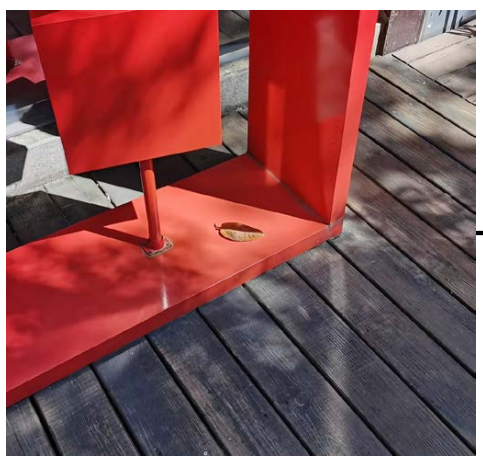
#> input picture picture.png, 483 x 467 px
$ python -i whitespace.py   (imports and definitions only)   (older library calls are emulated)
#> lines starting #> are read from the running program, lines starting #| are printed output that depends on the picture; after the words box and inside, x2 and y2 are one past the last pixel; in counts of white or black regions, pixels touching at a corner belong together
#> further down, picture is the input picture: shape (467, 483, 3); mean B, G, R 81.3, 79.8, 134.9
"""
留白合理性规则（裁剪图版本）
原理：主体区域占整幅图像的面积比例是否合适
       理想的主体面积占比约为 25% ~ 60%
"""

import cv2
import numpy as np
from typing import Tuple, Optional


def compute_whitespace_score(image: np.ndarray, bbox: Optional[Tuple[int, int, int, int]] = None) -> float:
    """
    计算裁剪图的留白合理性得分（基于图片本身）

    Args:
        image: 裁剪后的图片 (H, W, 3) BGR格式
        bbox: 保留参数兼容性，实际不使用

    Returns:
        留白得分，范围 0~1
    """
    # 转换为灰度图
    gray = cv2.cvtColor(image, cv2.COLOR_BGR2GRAY)
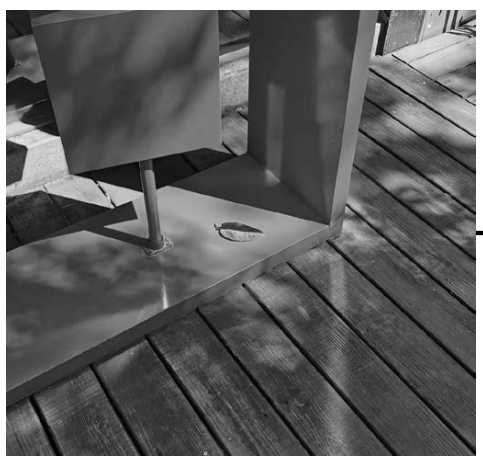
#> gray: shape (467, 483); min 0, max 255, mean 96.4

    # 方法1：Otsu自适应阈值检测主体区域
    _, binary = cv2.threshold(gray, 0, 255, cv2.THRESH_BINARY + cv2.THRESH_OTSU)
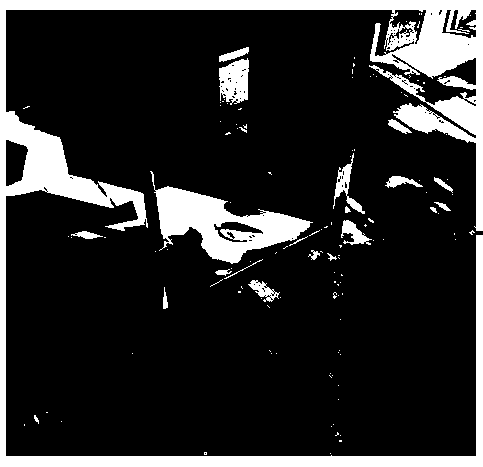
#> binary: shape (467, 483); 16.6% white; 127 white regions (106 under 20 px), largest, box (x1, y1, x2, y2) and area: (0, 0, 483, 467) 28113, (150, 171, 313, 264) 5642, (219, 58, 249, 105) 1026
    subject_area_otsu = (binary > 0).sum() / binary.size
#> subject_area_otsu = 0.166

    # 方法2：边缘密度作为补充
    edges = cv2.Canny(gray, 50, 150)
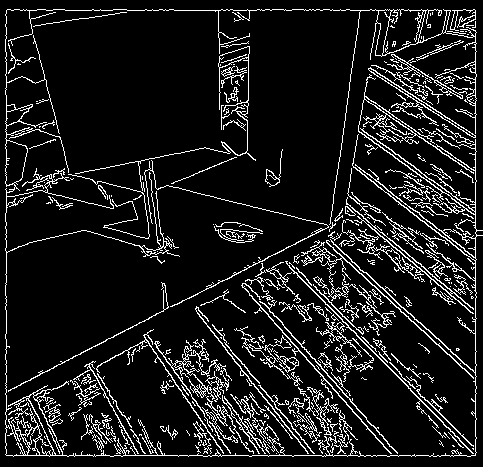
#> edges: shape (467, 483); 10.8% white in thin lines or dots
    edge_density = (edges > 0).sum() / edges.size
#> edge_density = 0.108

    # 方法3：梯度密度
    grad_x = cv2.Sobel(gray, cv2.CV_64F, 1, 0, ksize=3)
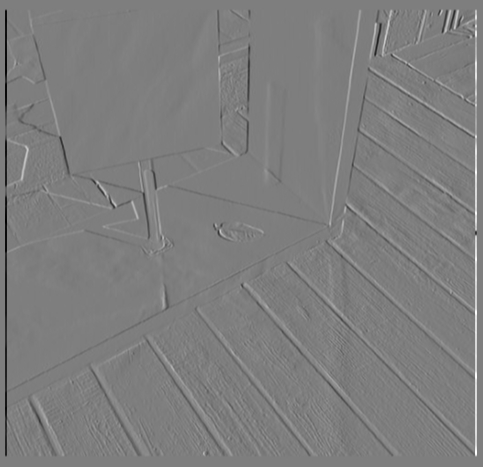
#> grad_x: shape (467, 483) float64; min -991, max 1009, mean 0; drawn with min black and max white
    grad_y = cv2.Sobel(gray, cv2.CV_64F, 0, 1, ksize=3)
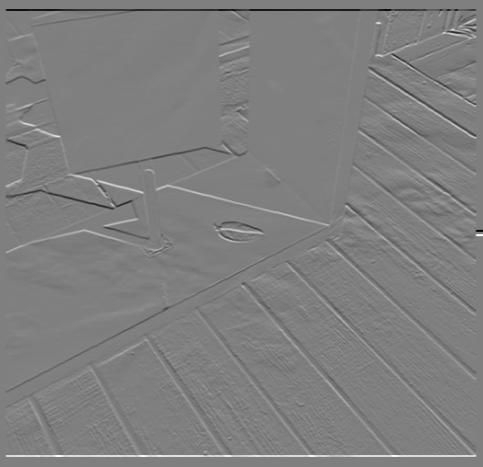
#> grad_y: shape (467, 483) float64; min -1020, max 1020, mean 0; drawn with min black and max white
    grad_magnitude = np.sqrt(grad_x**2 + grad_y**2)
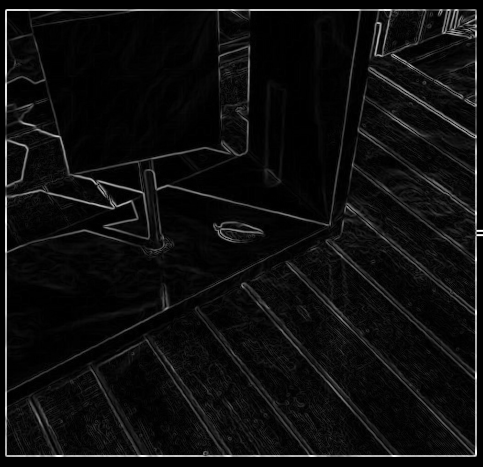
#> grad_magnitude: shape (467, 483) float64; min 0, max 1020, mean 56.6; drawn with min black and max white
    grad_magnitude = grad_magnitude / (grad_magnitude.max() + 1e-6)
    grad_density = (grad_magnitude > 0.1).sum() / grad_magnitude.size
#> grad_density = 0.121

    # 综合主体面积估计
    subject_ratio = (
        0.4 * subject_area_otsu +
        0.3 * edge_density * 2 +
        0.3 * grad_density
    )
#> subject_ratio = 0.167
    subject_ratio = min(subject_ratio, 1.0)

    # 理想主体占比范围：25% ~ 60%
    ideal_min = 0.25
    ideal_max = 0.60

    if subject_ratio < ideal_min:
        # 主体太小，留白过多
        score = subject_ratio / ideal_min
#> score = 0.67
    elif subject_ratio > ideal_max:
        # 主体太大，画面过满
        score = 1 - (subject_ratio - ideal_max) / (1 - ideal_max)
    else:
        # 理想范围内
        score = 1.0

    return max(0.0, min(1.0, score))


def compute_whitespace_score_batch(image: np.ndarray,
                                    candidates: list = None) -> list:
    """
    批量计算留白合理性得分
    """
    score = compute_whitespace_score(image)
    if candidates is None:
        return [score]
    return [score for _ in candidates]

>>> import cv2
>>> picture = cv2.imread('../picture.png')
>>> result = compute_whitespace_score(picture)
#> result = 0.67

$ run again, on center_guided_boxes.jpg
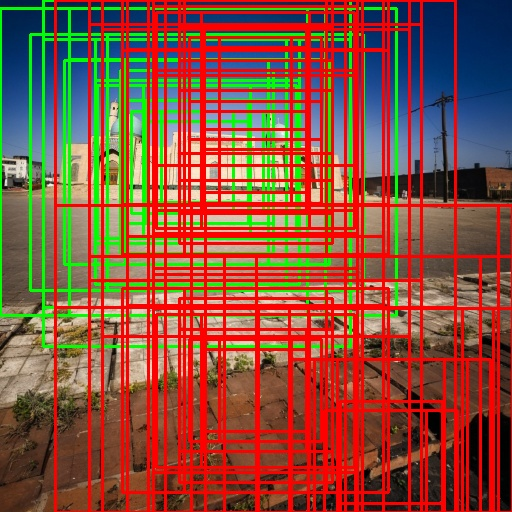
#> input picture center_guided_boxes.jpg, 512 x 512 px
#> picture is the input picture: shape (512, 512, 3); mean B, G, R 59.9, 80.1, 136.4
#> in compute_whitespace_score, `_, binary = cv2.threshold(gray, 0, 255, cv2.THRESH_BINARY + cv2.THRESH..`:
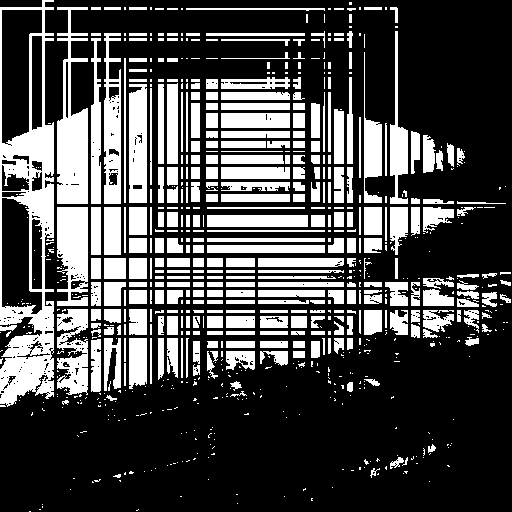
#> binary: shape (512, 512); 28.8% white; 787 white regions (456 under 20 px), largest, box (x1, y1, x2, y2) and area: (0, 0, 54, 407) 9196, (57, 7, 88, 204) 3565, (57, 207, 88, 306) 2452
#> subject_area_otsu = 0.288
#> edges: shape (512, 512); 19.6% white in thin lines or dots
#> edge_density = 0.196
#> in compute_whitespace_score, `grad_magnitude = np.sqrt(grad_x**2 + grad_y**2)`:
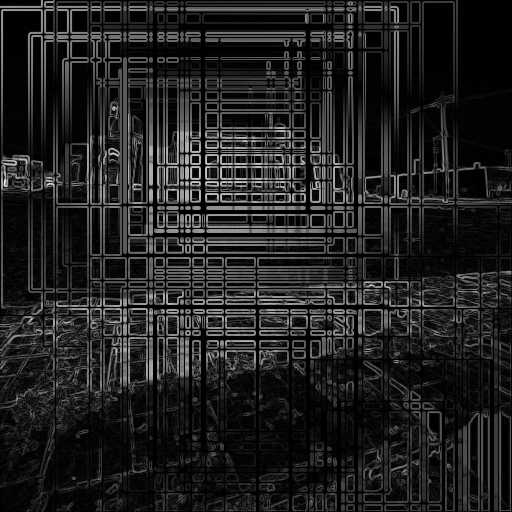
#> grad_magnitude: shape (512, 512) float64; min 0, max 819, mean 105.6; drawn with min black and max white
#> grad_density = 0.385
#> subject_ratio = 0.349
#> result = 1

$ run again, on saliency_guided_boxes.jpg
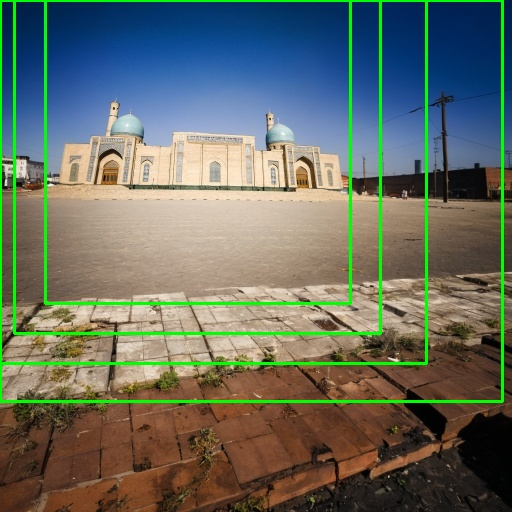
#> input picture saliency_guided_boxes.jpg, 512 x 512 px
#> picture is the input picture: shape (512, 512, 3); mean B, G, R 98, 109, 101.7
#> in compute_whitespace_score, `_, binary = cv2.threshold(gray, 0, 255, cv2.THRESH_BINARY + cv2.THRESH..`:
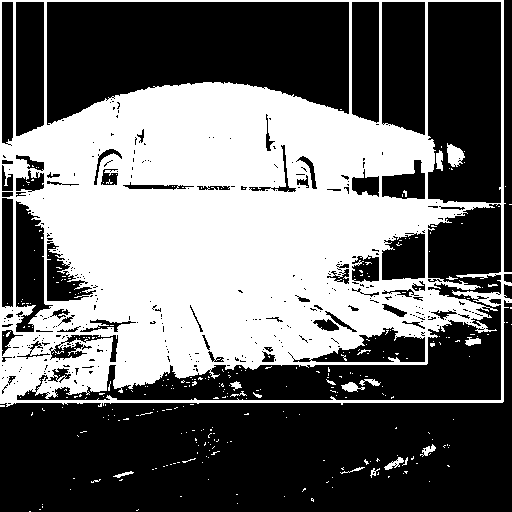
#> binary: shape (512, 512); 41.9% white; 324 white regions (306 under 20 px), largest, box (x1, y1, x2, y2) and area: (0, 0, 512, 407) 107577, (447, 143, 465, 167) 279, (341, 382, 365, 392) 129
#> subject_area_otsu = 0.419
#> edges: shape (512, 512); 13.5% white in thin lines or dots
#> edge_density = 0.135
#> in compute_whitespace_score, `grad_magnitude = np.sqrt(grad_x**2 + grad_y**2)`:
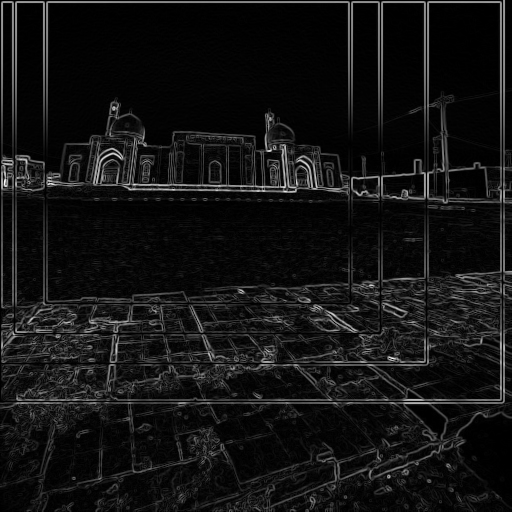
#> grad_magnitude: shape (512, 512) float64; min 0, max 819, mean 63.2; drawn with min black and max white
#> grad_density = 0.228
#> subject_ratio = 0.317
#> result = 1
